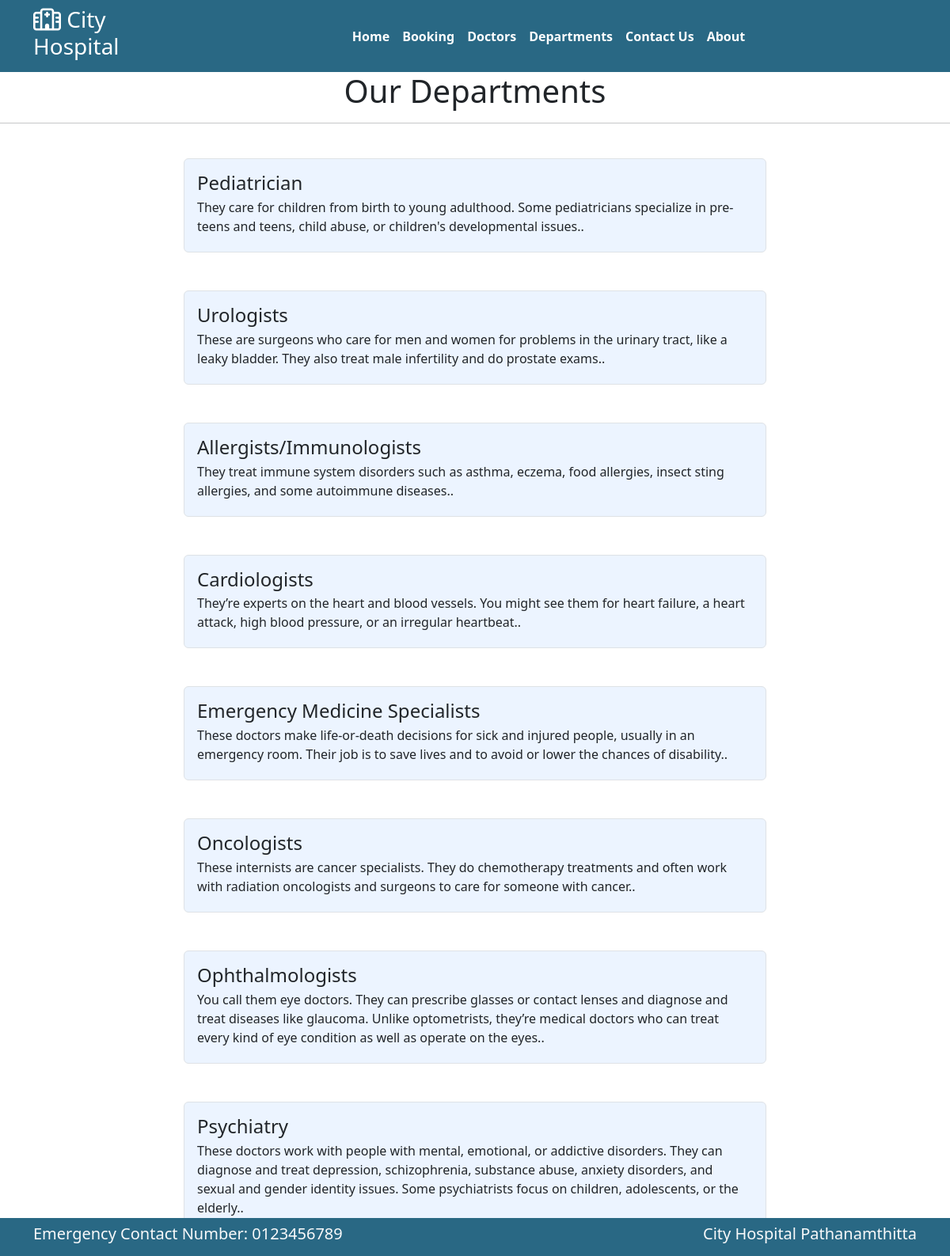
Screenshot of /department with the database file from the repository.
### home/models.py (models this page shows, shortened)
class Departments(models.Model):
    dep_name = models.CharField(max_length=100)
    dep_decription = models.TextField()

### home/views.py (the view)
# urls.py: path('department', views.department, name='department'),
def department(request):
    dict_dept={
        'dept': Departments.objects.all()
    }
    return render(request, 'department.html', dict_dept)

### home/templates/department.html (shortened to what this page needs)
<!DOCTYPE html>
<html>
  <head>
    <link rel="stylesheet"
      href=" https://cdn.jsdelivr.net/npm/bootstrap@5.1.3/dist/css/bootstrap.min.css ">
    <link rel="stylesheet"
      href="https://use.fontawesome.com/releases/v5.2.0/css/all.css">
      <link rel="stylesheet" href="https://cdnjs.cloudflare.com/ajax/libs/font-awesome/6.4.0/css/all.min.css" />
<link href="https://cdn.jsdelivr.net/npm/bootstrap@5.3.0/dist/css/bootstrap.min.css" rel="stylesheet">
  </head>
  <body>
    <nav class="navbar navbar1 navbar-expand-md ">
      <div class="container">
        <div class="col-2 text-left pl-md-0">
          <h3 class="text-white"> <i class="fa-regular fa-hospital"></i> City Hospital </h3>
        </div>
        <div
          class="collapse navbar-collapse justify-content-center col-md-8 navbar-collapse-3">
          <ul class="navbar-nav justify-content-center  fw-bold">
            <li class="nav-item active">
              <a class="nav-link text-white" href="{%url 'home'%}">Home </a>
            </li>
            <li class="nav-item">
              <a class="nav-link text-white" href="{%url 'booking'%}">Booking</a>
            </li>
            <li class="nav-item">
              <a class="nav-link text-white" href="{%url 'doctors'%}">Doctors</a>
            </li>
			 <li class="nav-item">
              <a class="nav-link text-white" href="{%url 'department'%}">Departments</a>
            </li>
            <li class="nav-item">
              <a class="nav-link text-white" href="{%url 'contact'%}">Contact Us</a>
            </li>
            <li class="nav-item">
              <a class="nav-link text-white" href="{%url 'about'%}">About</a>
            </li>
          </ul>
        </div>
      </div>
    </nav>
<div>
     <h1 class="text-center">Our Departments</h1>
     <hr>
     <div class="container">
          <div class="row">
               <div class="col-2"></div>
               <div class="col-8 my-1 ">
                    {%for d in dept%}
                    <div class="list-group  ">
                         <a href="#" class="list-group-item list-group-item-action mx-auto w-80 my-4 p-3 navbar12 " aria-current="true">
                           <div class="d-flex w-100 justify-content-between text-center">
                             <h4 class="mb-1">{{d.dep_name}}</h4>
                           </div>
                           <p class="mb-1">{{d.dep_decription}}.</p>
                         </a>
                       </div>
                       {%endfor%}
               </div>
               <div class="col-2"></div>
          </div>
     </div>
</div>
    <section class="fixed-bottom">
      <footer class="pt-2 pb-2  navbar1 text-light">
        <div class="container">
          <div class="row align-items-center">
            <div class="col-12 col-md-8">
              <h5>Emergency Contact Number: 0123456789</h5>
            </div>
            <div class="col-12 col-md-4 mt-4 mt-md-0 text-center text-md-end">
              <h5>City Hospital Pathanamthitta</h5>
            </div>
          </div>
        </div>
      </footer>
    </section>
  </body>
</html>

### home/templates/department.html (style rules this page uses)
.navbar1 { background-color: rgb(41, 104, 132); }
.navbar12 { background-color: rgb(236, 244, 255); }

### rows the page displays
Departments: dep_name "Pediatrician", dep_decription "They care for children from birth to young adulthood. Some pediatricians specialize in pre-teens and teens, child abuse, or children's developmental issues."
Departments: dep_name "Urologists", dep_decription "These are surgeons who care for men and women for problems in the urinary tract, like a leaky bladder. They also treat male infertility and do prostate exams."
Departments: dep_name "Allergists/Immunologists", dep_decription "They treat immune system disorders such as asthma, eczema, food allergies, insect sting allergies, and some autoimmune diseases."
Departments: dep_name "Cardiologists", dep_decription "They’re experts on the heart and blood vessels. You might see them for heart failure, a heart attack, high blood pressure, or an irregular heartbeat."
Departments: dep_name "Emergency Medicine Specialists", dep_decription "These doctors make life-or-death decisions for sick and injured people, usually in an emergency room. Their job is to save lives and to avoid or lower the chances of disability."
Departments: dep_name "Oncologists", dep_decription "These internists are cancer specialists. They do chemotherapy treatments and often work with radiation oncologists and surgeons to care for someone with cancer."
Departments: dep_name "Ophthalmologists", dep_decription "You call them eye doctors. They can prescribe glasses or contact lenses and diagnose and treat diseases like glaucoma. Unlike optometrists, they’re medical doctors who can treat every kind of eye condition as well as operate on the eyes."
Departments: dep_name "Psychiatry", dep_decription "These doctors work with people with mental, emotional, or addictive disorders. They can diagnose and treat depression, schizophrenia, substance abuse, anxiety disorders, and sexual and gender identity issues. Some psychiatrists focus on children, adolescents, or the elderly."
